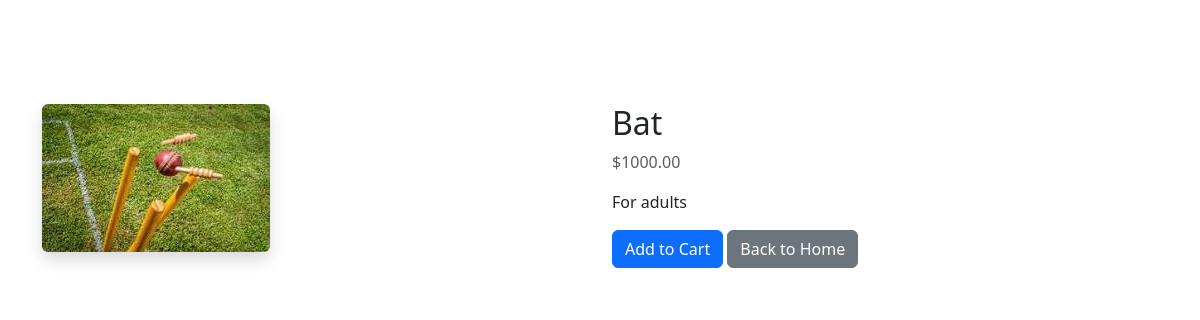
/product/1/, run on the app's committed database.
### products/models.py (models this page shows, shortened)
class Product(models.Model):
    category = models.ForeignKey(Category, on_delete=models.CASCADE, related_name='products')
    name = models.CharField(max_length=200)
    slug = models.SlugField(unique=True)
    description = models.TextField(blank=True)
    price = models.DecimalField(max_digits=10, decimal_places=2)
    image = models.ImageField(upload_to='products/', blank=True, null=True)
    stock = models.PositiveIntegerField(default=0)
    available = models.BooleanField(default=True)
    created_at = models.DateTimeField(auto_now_add=True)
    updated_at = models.DateTimeField(auto_now=True)

### products/views.py (the view)
# urls.py: path('product/<int:pk>/', views.product_detail, name='product_detail'),
def product_detail(request, pk):
    product = get_object_or_404(Product, pk=pk)
    return render(request, 'products/product_detail.html', {'product': product})

### products/templates/products/product_detail.html (shortened to what this page needs)
<!DOCTYPE html>
<html lang="en">
{% load static %}
<head>
  <link rel="stylesheet" href="{% static 'products/css/style.css' %}">
  <link rel="stylesheet" href="https://cdn.jsdelivr.net/npm/bootstrap@5.3.0/dist/css/bootstrap.min.css">
</head>
<body>
  <div class="container py-5">
    <div class="row">
      <div class="col-md-6">
        <img src="{{ product.image.url }}" class="img-fluid rounded shadow" alt="{{ product.name }}">
      </div>
      <div class="col-md-6">
        <h2>{{ product.name }}</h2>
        <p class="text-muted">${{ product.price }}</p>
        <p>{{ product.description }}</p>
        <button class="btn btn-primary">Add to Cart</button>
        <a href="{% url 'home' %}" class="btn btn-secondary">Back to Home</a>
      </div>
    </div>
  </div>
</body>
</html>

### products/static/products/css/style.css (style rules this page uses)
body { padding-top: 56px; }

### data on the page
Product: image (picture), name "Bat", price "1000.00", description "For adults"
